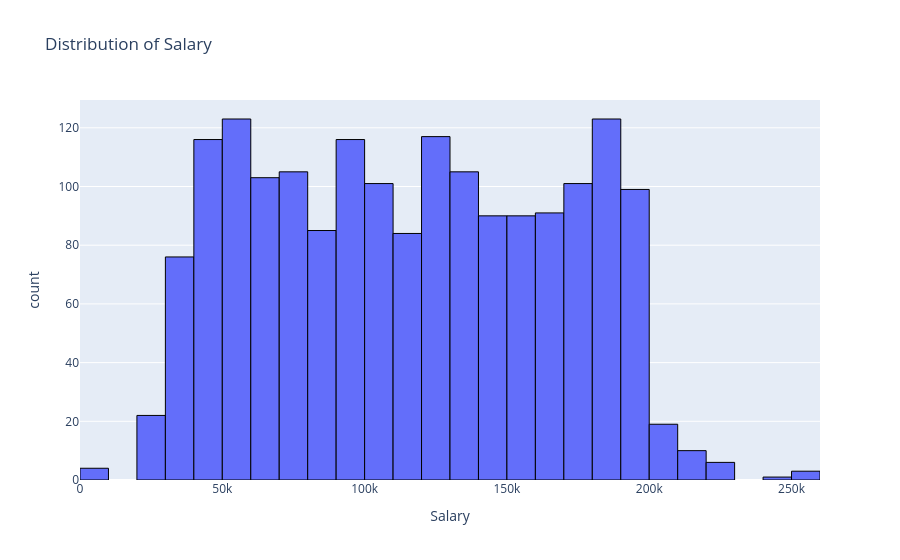

Notebook code for this chart:
### Code cell
fig = px.histogram(df_salary_1, x='Salary', title='Distribution of Salary')
fig.update_traces(marker=dict(line=dict(color='black', width=1)))
fig.show()

### Figure 1 — Plotly figure (JSON) as saved in the notebook; plotly's stock layout.template omitted (floating-point values rounded to 4 significant figures; data arrays with more than 128 entries replaced by an {"elided": "..."} marker saying what was removed)
{"data": [{"bingroup": "x", "hovertemplate": "Salary=%{x}<br>count=%{y}<extra></extra>", "legendgroup": "", "marker": {"color": "#636efa", "line": {"color": "black", "width": 1}, "pattern": {"shape": ""}}, "name": "", "orientation": "v", "showlegend": false, "type": "histogram", "x": {"elided": "1790 float values"}, "xaxis": "x", "yaxis": "y"}], "layout": {"barmode": "relative", "legend": {"tracegroupgap": 0}, "title": {"text": "Distribution of Salary"}, "xaxis": {"anchor": "y", "domain": [0, 1], "title": {"text": "Salary"}}, "yaxis": {"anchor": "x", "domain": [0, 1], "title": {"text": "count"}}}}
